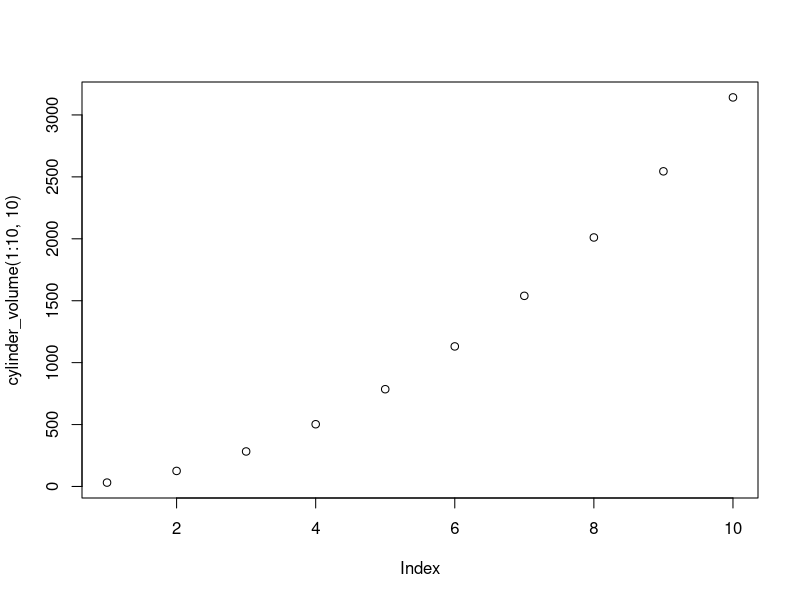

R code for this plot:
# IF THEN ELSE
#********************

dat <- 3

if(is.numeric(dat)){
    dat <- dat + 5
    cat('Die Zahl lautet', dat)
}else{
    cat(dat, 'ist keine Zahl!')
}


# FOR LOOPS
#********************

names <- c('Harry', 'Bert', 'Murk')

for(n in names){
    cat(n, 'ist ein wunderschöner Name.\n')
}

for(n in 1:length(names)){
    cat('Der', n, '. Name lautet', names[[n]], '\n')
}

for(n in seq_along(names)){
    
}

# FUNKTIONEN
#********************

myfunc <- function(){
    cat('Diese Funktion ist sinnlos.')
}

cylinder_volume <- function(r, h){
    vol <- pi * r^2 * h
    return(vol)
}

plot(cylinder_volume(1:10, 10))

# APPLY
#********************

df <- data.frame(a=rnorm(10), b = rnorm(10), c = rnorm(10))

mean(df[,1])
mean(df[,2])
mean(df[,3])

for(k in 1:3){
    print(mean(df[,k]))
}

apply(df, 1, mean)


# Aufgabe: Schreibt eine Funktion die die Fibonacci Reihe erzeugt (15 min)

fibonacci <- function(x){
    
    ans <- rep(1,x)
    if(x > 2){
        for(k in 3:x){
            ans[k] <- ans[k-2] + ans[k-1]
        }
    }
    return(ans)
}

fibonacci(5)
